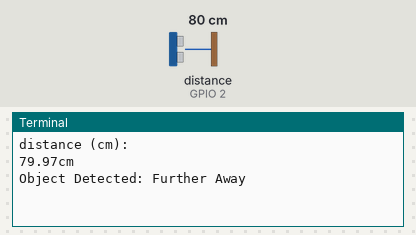
Recording of a program running on a simulated Raspberry Pi (BCM pin numbers). Parts: the last lines printed to the terminal. The inputs (shaded band) are chosen by the test bench; at power-on: distance to the obstacle (sensor on GPIO 2) 80 cm. The echo pulse lasts 58.3 µs per cm; the clock reads 2024-03-15 10:24:30 at power-on unless the program sets it.

Above: at 1.2 s.
1.3 s: distance to the obstacle (sensor on GPIO 2) set to 52 cm
At 2.5 s:
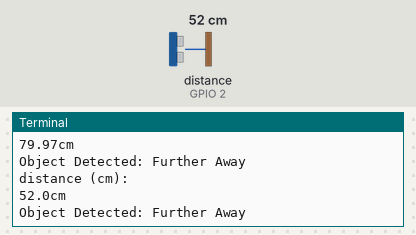
2.8 s: distance to the obstacle (sensor on GPIO 2) set to 45 cm
At 3.4 s:
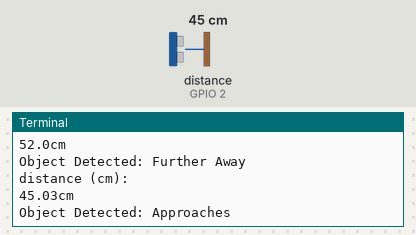
5.5 s: distance to the obstacle (sensor on GPIO 2) set to 27 cm
At 6.8 s:
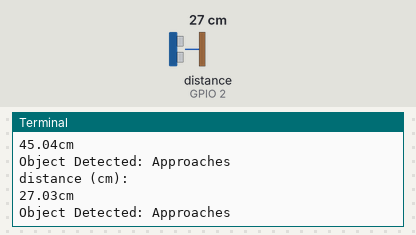
7.0 s: distance to the obstacle (sensor on GPIO 2) set to 22 cm
At 7.8 s:
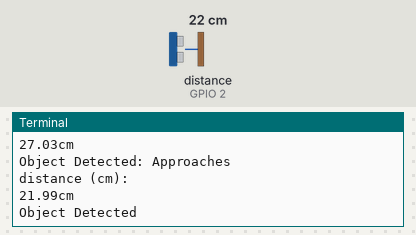
Timing chart, 0 to 10.0 s (numbered marks = the images above; inputs shaded):
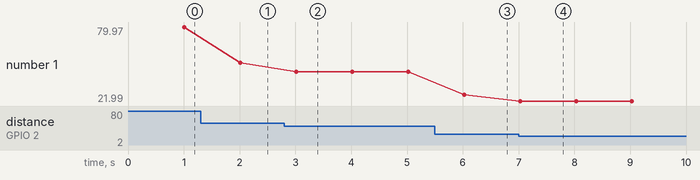

Measured:
- the behaviour switches between 50 and 49 cm on distance to the obstacle (sensor on GPIO 2) (found by bisection; images 1 and 2)
- the behaviour switches between 26 and 25 cm on distance to the obstacle (sensor on GPIO 2) (found by bisection; images 3 and 4)
- after the input at 1.3 s, the terminal: prints a new line after 0.71 s (image 1)
- after the input at 2.8 s, the terminal: prints a new line after 0.21 s (image 2)
- after the input at 5.5 s, the terminal: prints a new line after 0.52 s (image 3)
- after the input at 7.0 s, the terminal: prints a new line at once (image 4)
- plotted number 1: 79.97 → 52 after the input at 1.3 s, 52 → 45.04 after the input at 2.8 s, 45.04 → 27.03 after the input at 5.5 s, 27.03 → 21.99 after the input at 7.0 s

The program:

8.1D.py
```python
import time
from time import sleep
import RPi.GPIO as GPIO
GPIO.setmode(GPIO.BCM)

##DECLARATION
TRIG = 3
ECHO = 2

GPIO.setup(TRIG,GPIO.OUT)
GPIO.output(TRIG,0)
GPIO.setup(ECHO,GPIO.IN)

##THis method sets up the distance for ultrasonic sesnor
def distance():
    GPIO.output(TRIG, True)

    time.sleep(0.00001)
    GPIO.output(TRIG, False)

    StartTime = time.time()
    StopTime = time.time()

    while GPIO.input(ECHO)==0:
        StartTime = time.time()

    while GPIO.input(ECHO) == 1:
        StopTime = time.time()

    TimeElapsed = StopTime - StartTime
    distance =  TimeElapsed * 17150
    distance = round(distance,2)

    return distance

while True:

    time.sleep(1)
    dist = distance()

    print("distance (cm): ")
    print(str(dist) + "cm")

    if (dist > 100):
        print("No Obejects Detections")
    elif (dist < 100 and dist > 50):
        print("Object Detected: Further Away")
    elif (dist < 50 and dist > 25):
        print("Object Detected: Approaches")
    elif (dist < 25):
        print("Object Detected")
```
